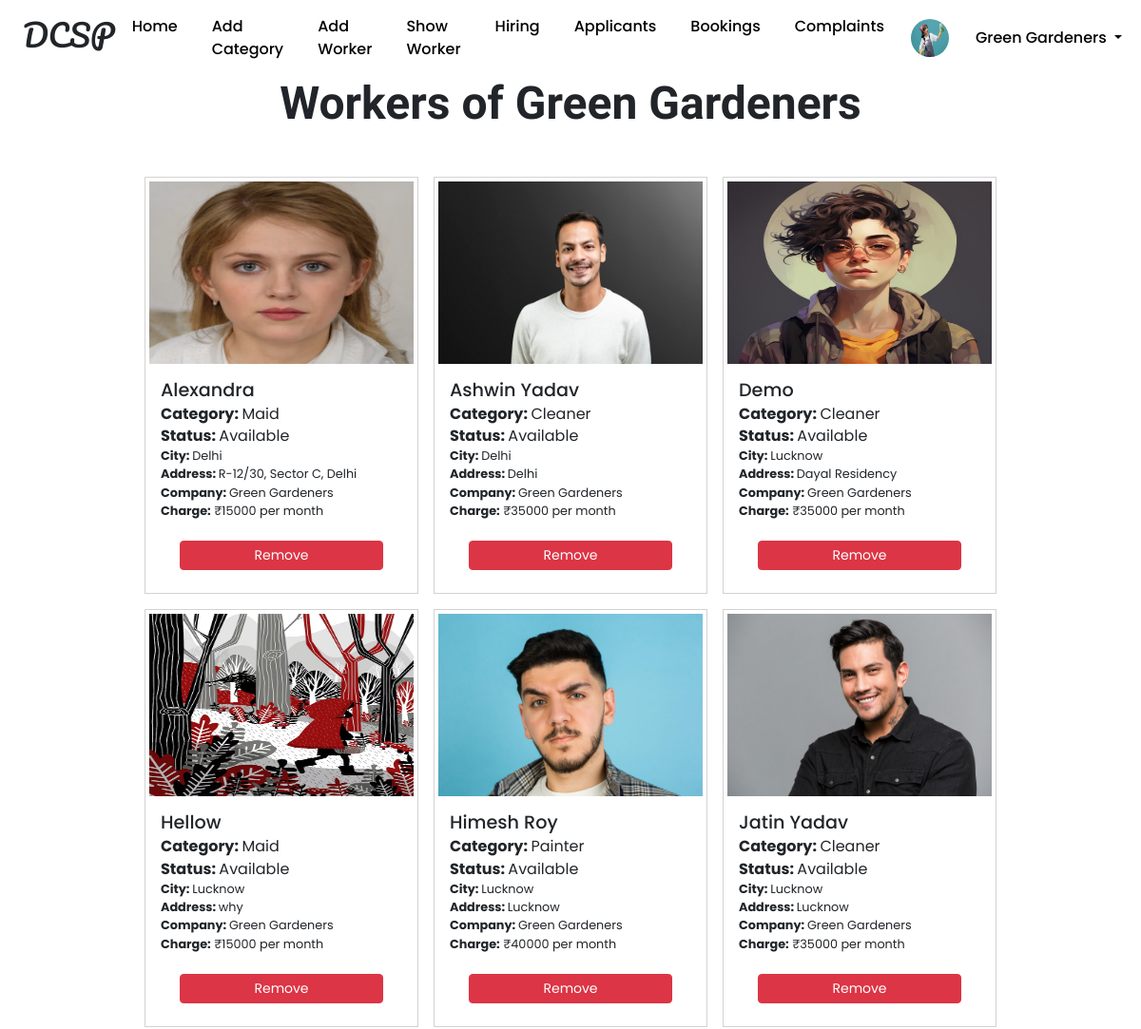
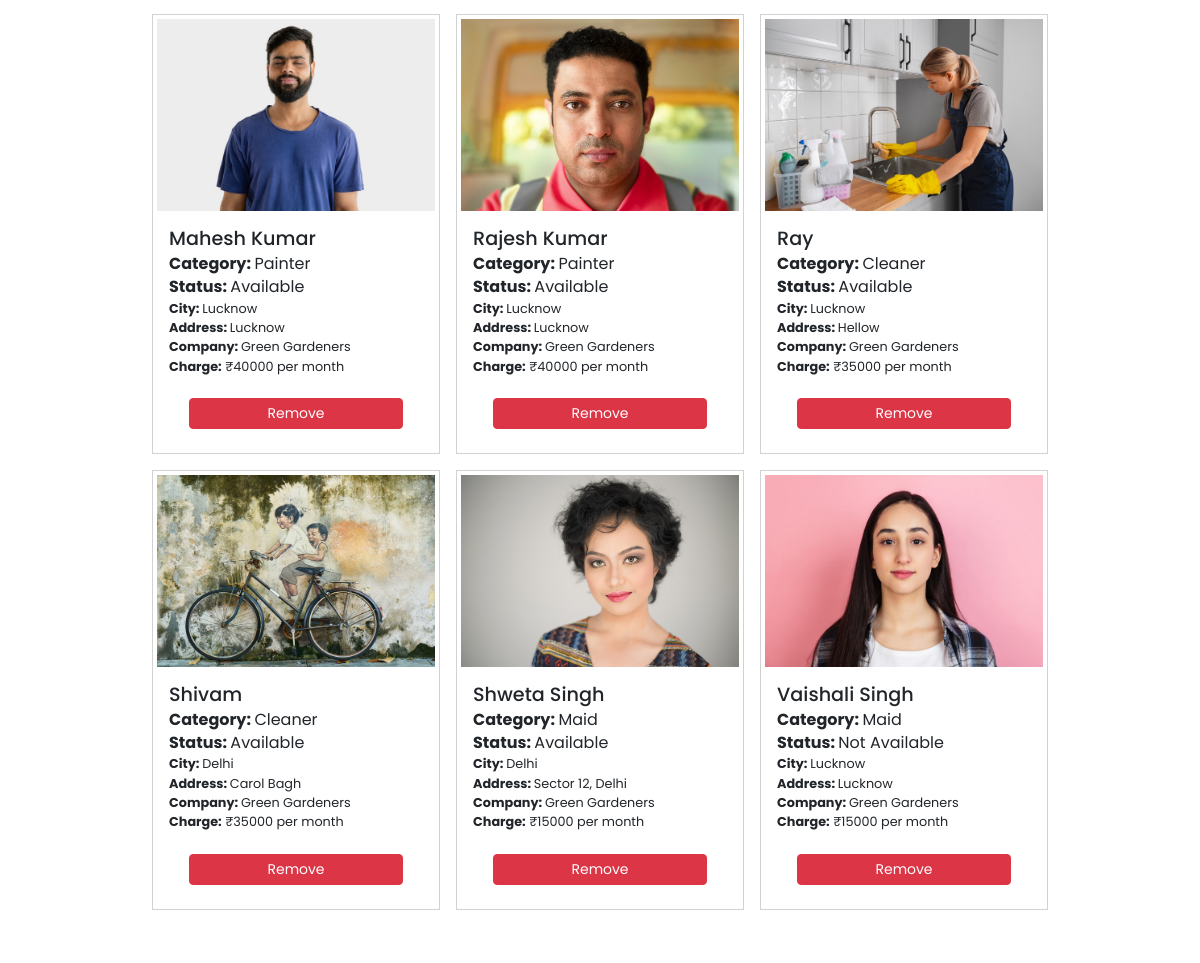
Before: /show_workers/ (signed in, upper part) with the older database file (2 pictures, top to bottom).
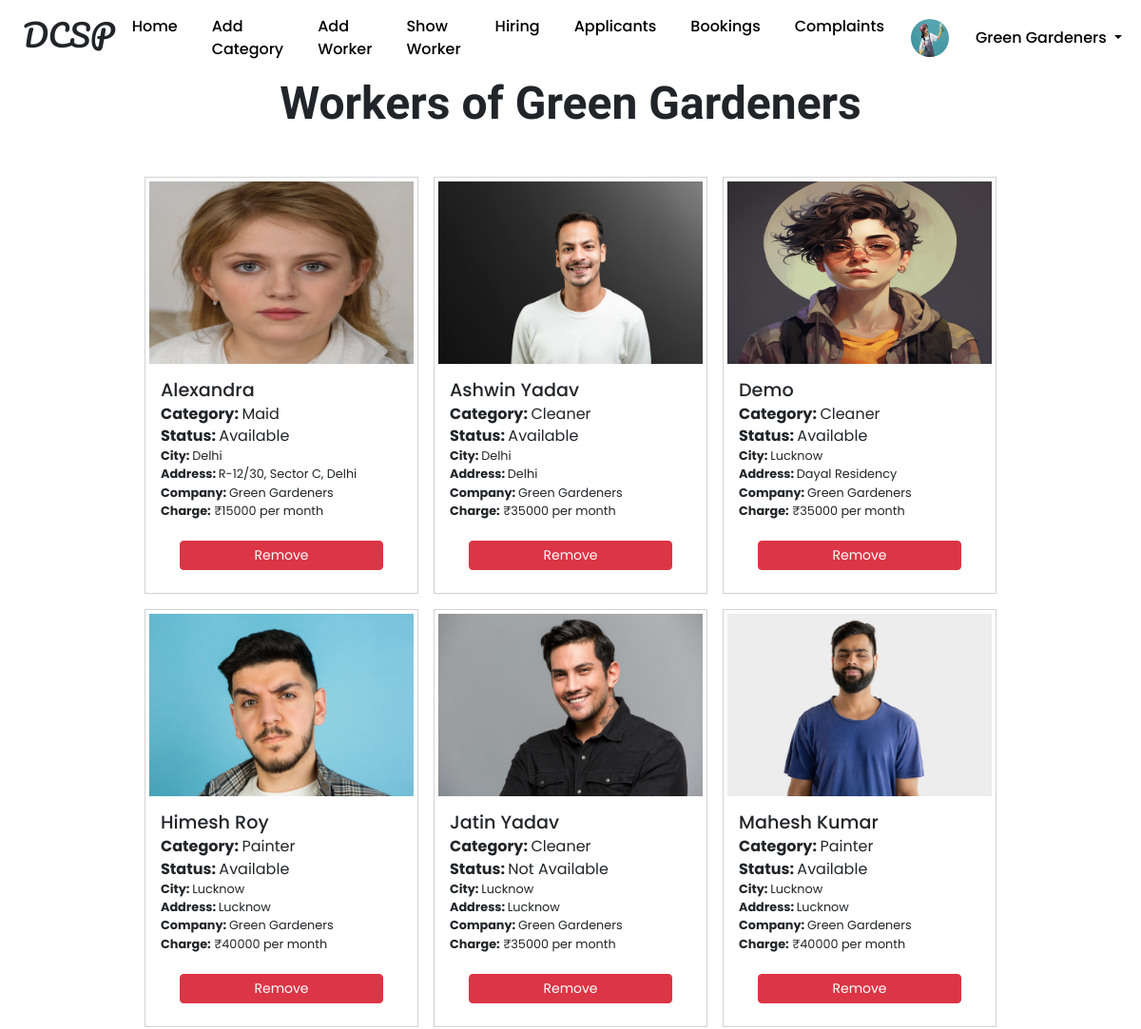
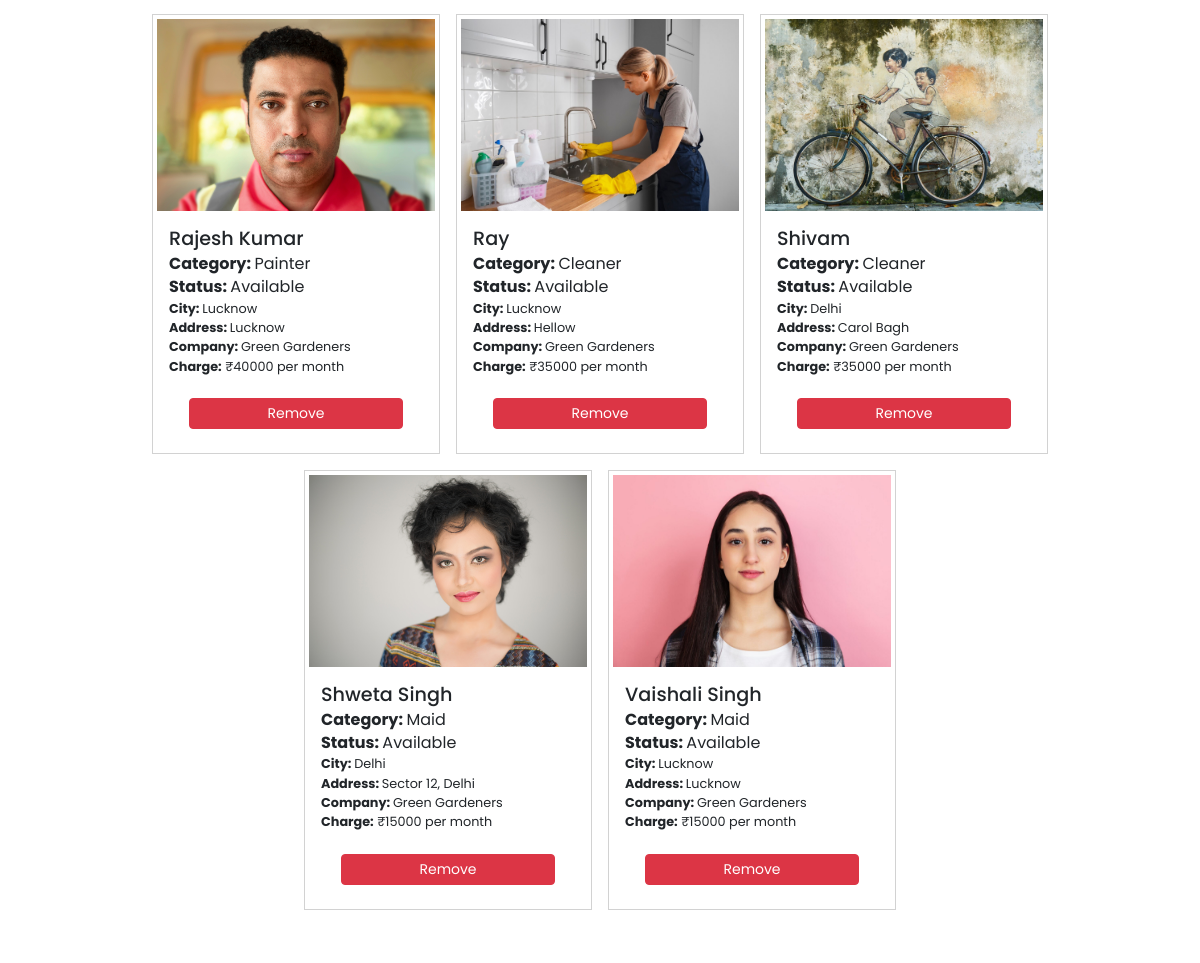
After: the same page with the newer database file (2 pictures, top to bottom).
### dcs_app/models.py (models this page shows, shortened)
class Comp_Reg(models.Model):
    usertype = models.CharField(max_length=20, default='company')
    c_id = models.CharField(max_length=100, primary_key=True, default=1)
    c_pic = models.FileField(max_length=100, upload_to='Dailychores_Security/Companies/', default="")
    c_pass = models.CharField(max_length=32)
    c_name = models.CharField(max_length=50)
    c_ceo = models.CharField(max_length=50)
    c_phone = models.CharField(max_length=13)
    c_email = models.EmailField(max_length=30)
    c_city = models.CharField(max_length=20)
    c_regno = models.CharField(max_length=30)
    status = models.BooleanField(default=False)
    c_addr = models.TextField()
    c_about = models.TextField()
    time = models.TimeField(default=timezone.now)
    date = models.DateField(default=timezone.now)

class Employee_Reg(models.Model):
    emp_reg = models.ForeignKey(Employee_Category, on_delete=models.DO_NOTHING)
    emp_id = models.CharField(max_length=50)
    emp_pic = models.FileField(max_length=100, upload_to='Dailychores_Security/Employees/', default="")
    emp_name = models.CharField(max_length=50)
    emp_phone = models.CharField(max_length=13,primary_key=True)
    emp_status = models.CharField(max_length=13, default="Available")
    emp_city = models.CharField(max_length=50)
    emp_addr = models.TextField()
    time = models.TimeField(default=timezone.now)
    date = models.DateField(default=timezone.now)

class Employee_Category(models.Model):
    comp_reg = models.ForeignKey(Comp_Reg, on_delete=models.DO_NOTHING)
    emp_category = models.CharField(max_length=50)
    emp_category_pic = models.FileField(max_length=100, upload_to='Dailychores_Security/Employee_categories/', default="")
    category_charge = models.IntegerField(default=50000)
    emp_description = models.CharField(max_length=100)

### dcs_app/company_views.py (the view)
# urls.py: path('show_workers/', company_views.show_workers, name='show_workers'),
def show_workers(request):
    key = request.session.get('session_key')
    comp = None
    if key:
        try:
            comp = Comp_Reg.objects.get(pk=key)
        except:
            return redirect('company_login')
        obj = Employee_Reg.objects.filter(emp_reg__comp_reg=comp).order_by('emp_name')
        return render(request, 'dcs_app/companies/show_workers.html', {'user':comp, 'emp':obj})
    else:
        return redirect('company_login')

### dcs_app/templates/dcs_app/companies/show_workers.html (shortened to what this page needs)
{%extends 'dcs_app/companies/main.html'%}
{%block content%}
    <h1 class="text-center oswald" style="font-weight: 800; font-size: 3rem;">Workers of {{user.c_name}}</h1>
<div class="dc" >
    {% for ad in emp%}
    <div class=" emp_card card bgcol m-2 ">
        <img class="card-img-top p-1"
            src="/media/{{ad.emp_pic}}" height="200px" alt="Card image cap">
        <div class="card-body">
            <h2 class="card-subtitle mb-2">{{ad.emp_name}}</h2>
            <h3 class="card-subtitle mb-2"><strong>Category: </strong> {{ad.emp_reg.emp_category}}</h3>
            <h3 class="card-subtitle mb-2"><strong>Status: </strong> {{ad.emp_status}}</h3>
            <h4 class="card-subtitle mb-2"><strong>City: </strong>{{ad.emp_city}}</h4>
            <h4 class="card-subtitle mb-2"><strong>Address: </strong> {{ad.emp_addr}}</h4>
            <h4 class="card-subtitle mb-2"><strong>Company: </strong> {{ad.emp_reg.comp_reg.c_name}}</h4>
            <h4 class="card-subtitle mb-2"><strong>Charge:</strong> ₹{{ad.emp_reg.category_charge}} per month</h4>
        </div>
        <a class="btn btn-danger btn-sm d-block mx-auto w-75 mb-4" href="{%url 'remwor' ad.pk%}">Remove</a>
    </div>
    {%endfor%}
</div>
{%endblock content%}

### dcs_app/templates/dcs_app/companies/main.html (shortened to what this page needs)
<!DOCTYPE html>
{%load static%}
<html lang="en">
<head>
    {%include 'dcs_app/common/common_css.html'%}
</head>
<body>
    {%include 'dcs_app/common/header.html'%}
    {% block content %}
    {% endblock %}
</body>
</html>

### dcs_app/templates/dcs_app/common/common_css.html (shortened to what this page needs)
{%load static%}
<link rel="stylesheet" href="https://cdnjs.cloudflare.com/ajax/libs/font-awesome/5.5.0/css/all.min.css"
/>
<link href="https://cdn.jsdelivr.net/npm/bootstrap@5.3.3/dist/css/bootstrap.min.css" rel="stylesheet"
>
<link rel="stylesheet" href="{%static 'dcs_app/css/style.css'%}"/>

### dcs_app/templates/dcs_app/common/header.html (shortened to what this page needs)
{%load static%}
<nav class="navbar navbar-expand-lg sticky-top" style="background-color: white; width: 100% !important;">
  <div class="container-fluid ps-4 ps-2">
    <h2 class="pacifico">DCSP</h2>
    {%if request.session.session_key%}
    {% if user.usertype == 'user'%}
    <button class="navbar-toggler" type="button" data-bs-toggle="collapse" data-bs-target="#navbarSupportedContent" aria-controls="navbarSupportedContent" aria-expanded="false" aria-label="Toggle navigation">
      <span class="navbar-toggler-icon"></span>
    </button>
    <div class="collapse navbar-collapse" id="navbarSupportedContent">
      <ul class="navbar-nav mx-auto mb-2 mb-lg-0">
          <li class="nav-item">
              <a class="nav-link " aria-current="page" href="/">Home</a>
            </li>
            <li class="nav-item">
              <a class="nav-link " aria-current="page" href="#services">Services</a>
            </li>
            <li class="nav-item">
              <a class="nav-link " href="#companies">Companies</a>
            </li>
            <li class="nav-item">
              <a class="nav-link " href="#feedback">Feedbacks</a>
            </li>
            <li class="nav-item">
              <a class="nav-link " href="#contact">Contact Us</a>
            </li>
            <li class="nav-item">
              <a class="nav-link " href="#about">About Us</a>
            </li>
            <li class="nav-item">
              <a class="nav-link " href="/feedbk/">Feedback</a>
            </li>
      </ul>
      <img style="height: 40px; width: 40px; border-radius: 50%; margin: 0 10px;" src="{{user.u_pic.url}}" alt="">
        <ul class="navbar-nav">
          <li class="nav-item dropdown">
              <a class="nav-link dropdown-toggle" href="#" id="navbarDropdown" role="button" data-toggle="dropdown" aria-haspopup="true" aria-expanded="false">
                  {{user.u_name}}
              </a>
              <div class="dropdown-menu" aria-labelledby="navbarDropdown">
                <a class="dropdown-item " href="{{'/user_edit_profile/'}}">Edit Profile</a>
                <a class="dropdown-item " href="{{'/inbox/'}}">Inbox</a>
                <a class="dropdown-item" href="{{'/show_bookings/'}}">Bookings</a>
                <a class="dropdown-item" href="{{'/logout/'}}">Logout</a>
              </div>
            </li>
        </ul>
    </div>
    {%elif user.usertype == 'company'%}
    <div class="collapse navbar-collapse" id="navbarSupportedContent">
      <ul class="navbar-nav mx-auto mb-2 mb-lg-0">
        <li class="nav-item">
          <a class="nav-link" aria-current="page" href="{{'/company_home/'}}">Home</a>
        </li>
        <li class="nav-item">
          <a class="nav-link " href="{{'/add_category/'}}">Add Category</a>
        </li>
        <li class="nav-item">
          <a class="nav-link " href="{{'/add_workers/'}}">Add Worker</a>
        </li>
        <li class="nav-item">
          <a class="nav-link " href="{{'/show_workers/'}}">Show Worker</a>
        </li>
        <li class="nav-item">
          <a class="nav-link " href="{{'/hiring/'}}">Hiring</a>
        </li>
        <li class="nav-item">
          <a class="nav-link " href="{{'/applicants/'}}">Applicants</a>
        </li>
        <li class="nav-item">
          <a class="nav-link " href="{{'/bookings/'}}">Bookings</a>
        </li>
        <li class="nav-item">
          <a class="nav-link " href="{{'/show_complaints/'}}">Complaints</a>
        </li>
      </ul>
      <img style="height: 40px; width: 40px; border-radius: 50%; margin: 0 10px;" src="{{user.c_pic.url}}" alt="">
        <ul class="navbar-nav">
          <li class="nav-item dropdown">
              <a class="nav-link dropdown-toggle" href="#" id="navbarDropdown" role="button" data-toggle="dropdown" aria-haspopup="true" aria-expanded="false">
                  {{user.c_name}}
              </a>
            </li>
        </ul>
    </div>
    {%endif%}
    {%endif%}
  </div>
</nav>

### dcs_app/templates/dcs_app/common/footer.html (shortened to what this page needs)
{% load static%}

### dcs_app/static/dcs_app/css/style.css (style rules this page uses)
.pacifico { font-family: "Pacifico", system-ui !important; }
* { margin: 0; padding: 0; box-sizing: border-box; scroll-behavior: smooth; }
.oswald { font-family: 'Oswald'; }
body { font-family: 'Poppins'; }
.bgcol { backdrop-filter: blur(10px); }
.nav-item::before, .nav-item::after { content: ''; position: absolute; width: 0%; height: 2px; bottom: 0; background-color: #ff0062; transition: width 0.3s ease-in-out; }
.nav-item::before { left: 0; }
.nav-item::after { right: 0; }
.nav-item { padding: 0 5px; margin: 0 5px; font-family: "Poppins", sans-serif; font-weight:500; font-size: medium; border-radius: 1rem; }
.dc { display: flex; width: 100%; justify-content: center; align-items: center; flex-wrap: wrap; height: fit-content; margin:5vh 0; padding: 0 2vw; }

Changed rows visible on the page:
removed Employee_Reg: emp_pic (picture), emp_name "Hellow", emp_reg.emp_category "Maid", emp_status "Available", emp_city "Lucknow", emp_addr "why", emp_reg.comp_reg.c_name "Green Gardeners", emp_reg.category_charge "15000"
changed Employee_Reg "Jatin Yadav": emp_status "Available" → "Not Available"
changed Employee_Reg "Vaishali Singh": emp_status "Not Available" → "Available"
